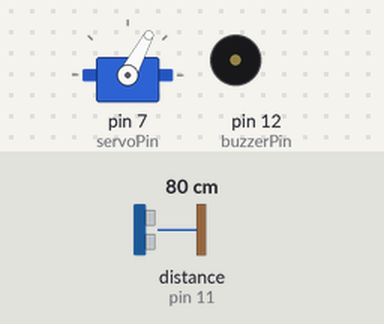
Simulated run of this sketch. Board: Arduino Uno, built with avr-gcc and run on an emulated ATmega328P. Shown: servo, buzzer (waves = sounding, pin HIGH). Wiring (inferred from the names in the program): ultrasonic range finder: trigger pin 10; echo pin 11. The test bench sets the inputs (shaded band); at power-on: distance to the obstacle (sensor on pin 11) 80 cm. The echo pulse lasts 58.3 µs per cm; pins used as bus, display or sensor lines are not drawn; what the sketch prints to the serial monitor is not drawn.

Above: at 1.2 s.
1.3 s: distance to the obstacle (sensor on pin 11) set to 4 cm
At 2.1 s:
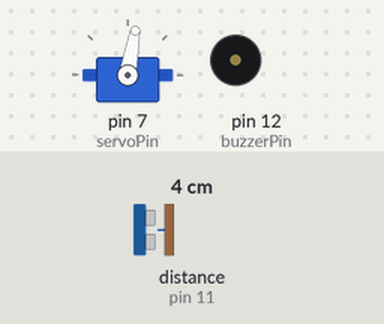
4.3 s: distance to the obstacle (sensor on pin 11) set to 35 cm
7.3 s: distance to the obstacle (sensor on pin 11) set to 2 cm
At 7.34 s:
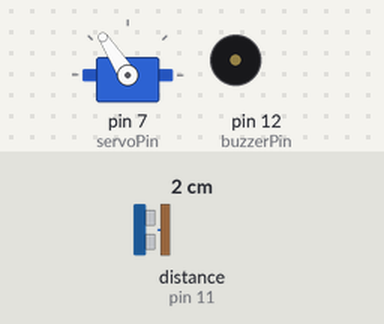
10.3 s: distance to the obstacle (sensor on pin 11) set to 9 cm
At 11.3 s:
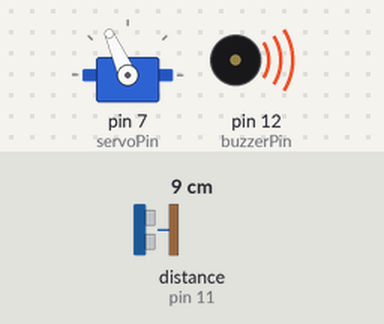
13.3 s: distance to the obstacle (sensor on pin 11) set to 60 cm
At 13.9 s:
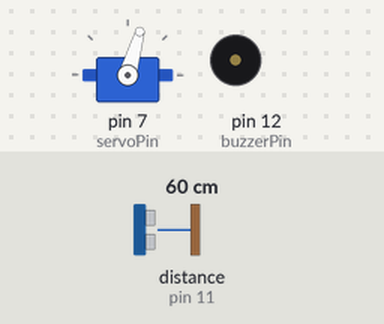
16.3 s: distance to the obstacle (sensor on pin 11) set to 18 cm
At 16.89 s:
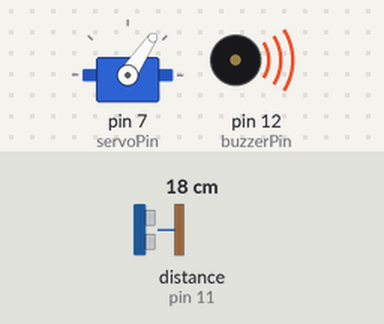
Timing chart, 0 to 40.4 s (numbered marks = the images above; inputs shaded):
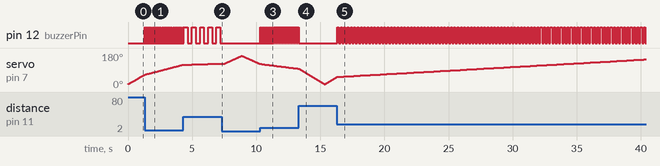

The sketch:

Yorumlu_Arduino_Kodu.ino
```cpp
//servonun kütüphanesini içeri aktarıyoruz
#include <Servo.h>

//servomuzu scriptimize tanıtıyoruz
Servo myServo;

//arduino kartına takılı servonun pinini ve açı aralığını tanıtıyoruz
int servoPin = 7;
int minAngle = 15;
int maxAngle = 165;

//servonun baktığı anlık açıyı belirten bir integer tanıtıyoruz
int currentAngle;

//servonun dönme hızını sayısal değişkene atıyoruz
//hız değeri arttıkça dönme hızı azalır
int speed = 20;

//sensör ve buzzerin pinlerini tanımlıyoruz
#define trigPin 10
#define echoPin 11
#define buzzerPin 12

//sensörün mesafeyi hesaplayabilmesi için gerekli değişkenleri tanıtıyoruz
long duration;
int distance;

//buzzerin ötme katsayısı
int buzzerKatsayisi;

//arduino güç alacağı zaman çalışacak olan kodlar
void setup(){
  //pinlerin giriş pini mi çıkış pini mi olduğunu tanımlıyoruz
  pinMode(buzzerPin, OUTPUT);
  pinMode(trigPin, OUTPUT);
  pinMode(echoPin, INPUT);
  myServo.attach(servoPin);
  Serial.begin(9600);
  currentAngle = 90;//servonun açılış açısını 90 olarak belirliyoruz ve yazdırıyoruz
  myServo.write(90);
  buzzerKatsayisi = 5; //buzzerkatsayisi ni belirliyoruz
}

//mesafe diye bir sayı tanımlıyoruz. bu sayı sensörle cisim arasındaki mesafeyi temsil ediyor
//bu sayı çağırıldığında aşağıdaki işlemler çalıştırılıyor
int range(){
  digitalWrite(trigPin, LOW);//mesafe sensöründen düşük frekanslı dalga gönderiyoruz ve 5 mikrosaniye bekliyoruz
  delayMicroseconds(5);
  digitalWrite(trigPin, HIGH);//mesafe sensöründen yüksek frekanslı dalga gönderiyoruz ve 5 mikrosaniye bekliyoruz
  delayMicroseconds(5);
  digitalWrite(trigPin, LOW);//baştaki işlemi tekrardan gerçekleştiriyoruz ve 5 mikrosaniye bekliyoruz
  delayMicroseconds(5);
  duration = pulseIn(echoPin, HIGH);//geri dönen dalgayı duration adlı değişkene tanımlıyoruz

  distance = duration * 0.0344 / 2;//mesafeyi duration'un ses hızının yarısıyla çarpılarak buluyoruz
  delayMicroseconds(5);//5 mikrosaniye bekliyoruz

  //distance değişkenini range çıktısı olarak gönderiyoruz
  return distance;
}

//burada bir fonksiyon tanımlıyoruz. fonksiyon çağırıldığında yanında bir değişkenle çağırılacak
//bu değişken mesafeyi temsil ediyor. bu fonksiyon sayesinde mesafe aralığına göre buzzerin çıkaracağı sesi belirliyoruz
void buzzerSesi(int mesafe){
  if(mesafe > 40){//mesafe 40 tan fazla ise buzzeri sustur
    digitalWrite(buzzerPin, LOW);
  }
  else if(mesafe <= 40 && mesafe > 30){
    digitalWrite(buzzerPin, HIGH);
    delay(mesafe * (buzzerKatsayisi + 4));
    digitalWrite(buzzerPin, LOW);
    delay(mesafe * (buzzerKatsayisi + 4));
  }
  else if(mesafe <= 30 && mesafe > 20){
    digitalWrite(buzzerPin, HIGH);
    delay(mesafe * (buzzerKatsayisi + 3));
    digitalWrite(buzzerPin, LOW);
    delay(mesafe * (buzzerKatsayisi + 3));
  }
  else if(mesafe <= 20 && mesafe > 10){
    digitalWrite(buzzerPin, HIGH);
    delay(mesafe * (buzzerKatsayisi + 2));
    digitalWrite(buzzerPin, LOW);
    delay(mesafe * (buzzerKatsayisi + 2));
  }
  else if(mesafe <= 10 && mesafe > 0){
    digitalWrite(buzzerPin, HIGH);
    delay(mesafe * (buzzerKatsayisi + 1));
    digitalWrite(buzzerPin, LOW);
    delay(mesafe * (buzzerKatsayisi + 1));
  }
  else{//mesafe 0 veya negatif ise susturuyoruz
       //0 da susturmamızın sebebi oluşabilecek buglar sayesinde mesafenin 0 a eşit olabilmesi
    digitalWrite(buzzerPin, LOW);
  }
}

//çalıştıktan sonra döngüye alınacak kodlar
void loop() {
  //açıyı minimum açıya eşitle ve maksimum açıya gelene kadar arttırmaye devam et
  //bu hareket sayesinde servo pozitif yönde dönüş yapar ve maksimum açıya geldiğinde for döngüsü biter
  //for döngüsü bittiğinde program ters yöne döneceğini anlar ve ardındaki for döngüsünü başlatır
  for (int angle = minAngle; angle <= maxAngle; angle++) {
    myServo.write(angle);
    delay(speed);
    currentAngle = angle;
    distance = range(); // mesafeyi hesapla

    //mesafeyi ve anlık açıyı görüntüleme ekranında gösterebilmek için yazdırıyoruz
    Serial.print(currentAngle);
    Serial.print(",");
    Serial.print(distance);
    Serial.print(".");
    buzzerSesi(distance);//distance değişkenine göre buzzerin ses çıkarmasını sağlıyoruz
  }

  //açıyı maksimum açıya eşitle ve minimum açıya gelene kadar azaltmaya devam et
  //bu hareket sayesinde servo negatif yönde dönüş yapar ve maksimum açıya geldiğinde for döngüsü biter
  for (int angle = maxAngle; angle >= minAngle; angle--) {
    myServo.write(angle);
    delay(speed);
    currentAngle = angle;
    distance = range(); //mesafeyi hesapla

    //mesafeyi ve anlık açıyı görüntüleme ekranında gösterebilmek için yazdırıyoruz
    Serial.print(currentAngle);
    Serial.print(",");
    Serial.print(distance);
    Serial.print(".");
    buzzerSesi(distance);//distance değişkenine göre buzzerin ses çıkarmasını sağlıyoruz
  }

}
```

Measured:
- after the input at 1.3 s, pin 12 (buzzerPin): alternates HIGH for 0.02 s and LOW for 0.04 s, starting at once
- after the input at 7.3 s, pin 12 (buzzerPin): stops changing and stays LOW
- after the input at 10.3 s, pin 12 (buzzerPin): alternates HIGH for 0.05 s and LOW for 0.07 s, starting at once
- after the input at 13.3 s, pin 12 (buzzerPin): goes on until 13.3 s, then stays LOW
- after the input at 16.3 s, pin 12 (buzzerPin): alternates HIGH for 0.12 s and LOW for 0.14 s, starting at once
